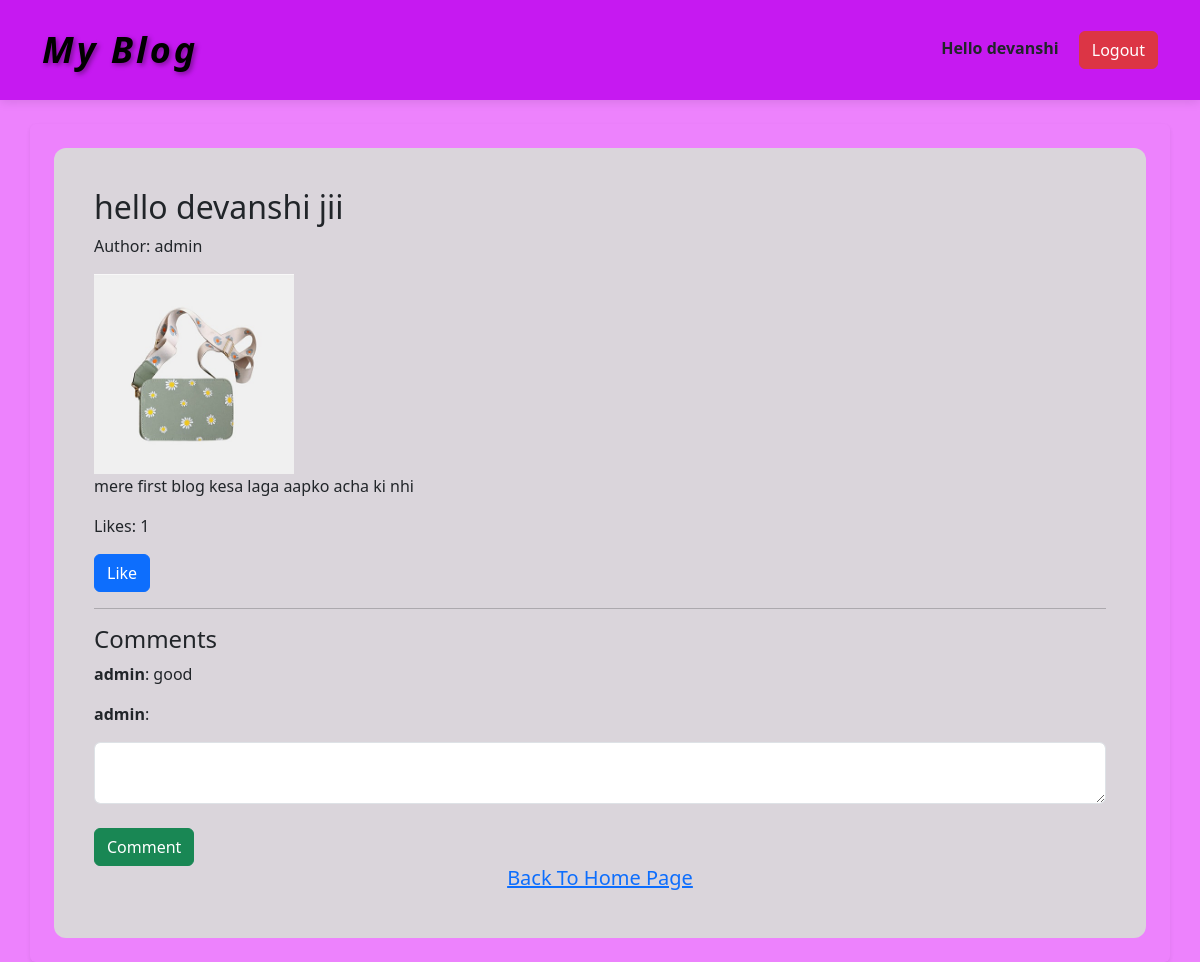
/post/3/ (signed in), run on the app's committed database.
### blog/models.py (models this page shows, shortened)
class Post(models.Model):
    title=models.CharField(max_length=200)
    content=models.TextField()
    image=models.ImageField(upload_to='blog_images/',null=True,blank=True)
    author=models.ForeignKey(User,on_delete=models.CASCADE)
    created_at=models.DateTimeField(auto_now_add=True)
    likes=models.ManyToManyField(User,related_name='post_likes',blank=True)
    def total_likes(self):
        return self.likes.count()

class Comment(models.Model):
    post=models.ForeignKey(Post,on_delete=models.CASCADE)
    user=models.ForeignKey(User,on_delete=models.CASCADE)
    text=models.TextField()
    created_at=models.DateTimeField(auto_now_add=True)

### blog/views.py (the view)
# urls.py: path('post/<int:id>/',blog_detail, name='blog_detail'),
@login_required
def blog_detail(request,id):
    post=get_object_or_404(Post,id=id)
    return render(request,'blog_detail.html',{'post':post})

### blog/templates/blog_detail.html (shortened to what this page needs)
{% extends 'base.html' %}
{% block content %}
<div class="detail-bg">
{% if edit_mode %}
<h2>Edit Post</h2>
<form method="POST" enctype="multipart/form-data">
{% csrf_token %}
<input type="text" name="title" value="{{post.title}}" class="form-control">
<br>
<textarea name="content" class="form-control">{{post.content}}</textarea>
<br>
<input type="file" name="image">
<br>
<button class="btn btn-success">Update Post</button>
</form>
<hr>
{% else %}
<h2>{{post.title}}</h2>
<p>Author: {{ post.author.username }}</p>
{% if post.image %}
<img src="{{post.image.url}}" width="200">
{% endif %}
<p>{{post.content}}</p>
<p>Likes: {{post.total_likes}}</p>
<a href="{% url 'like_post' post.id %}" class="btn btn-primary">
Like
</a>
<hr>
<h4>Comments</h4>
{% for comment in post.comment_set.all %}
<p><b>{{comment.user}}</b>: {{comment.text}}</p>
{% endfor %}
<form method="POST" action="{% url 'add_comment' post.id %}">
<textarea name="comment" class="form-control"></textarea>
<br>
<button class="btn btn-success">Comment</button>
<h5 align="center"><a href="{% url 'blog_list'%}">Back To Home Page</a></h5>
</form>
{% endif %}
</div>
{% endblock %}

### blog/templates/base.html (shortened to what this page needs)
{% load static %}
<!DOCTYPE html>
<html>
<head>
<link href="https://cdn.jsdelivr.net/npm/bootstrap@5.3.8/dist/css/bootstrap.min.css" rel="stylesheet"
>
</head>
<body>
<nav class="navbar navbar-dark custom-navbar">
<div class="container">
<a class="navbar-brand blog-title" href="/">My Blog</a>
<div>
{% if user.is_authenticated %}
<span class="text-dark me-3 fw-bold ">
Hello {{ user.username }}
</span>
<a href="{% url 'logout' %}" class="btn btn-danger">Logout</a>
{% else %}
<a href="{% url 'login' %}" class="btn btn-success me-2">Login</a>
<a href="{% url 'register' %}" class="btn btn-primary">Register</a>
{% endif %}
</div>
</div>
</nav>
<div class="container mt-4 p-4 bg-#20c997 rounded shadow-sm">
{% block content %}
{% endblock %}
</div>
</body>
</html>

### blog/templates/base.html (style rules this page uses)
body { background:#ed82fd; }
.custom-navbar { background:#c619f1; padding:18px 0; box-shadow:0 2px 10px rgba(0,0,0,0.1); }
.blog-title { font-size:36px; font-weight:900; font-style:italic; letter-spacing:3px; color:black; text-shadow:2px 2px 5px rgba(0,0,0,0.4); }
.detail-bg { background:#dad5db; padding:40px; border-radius:12px; }

### data on the page
Post: title "hello devanshi jii", author.username "admin", image (picture), content "mere first blog kesa laga aapko acha ki nhi", total_likes "1"
Comment: user "admin", text "good"
Comment: user "admin"

### other printed values
{{ user.username }} "devanshi"
